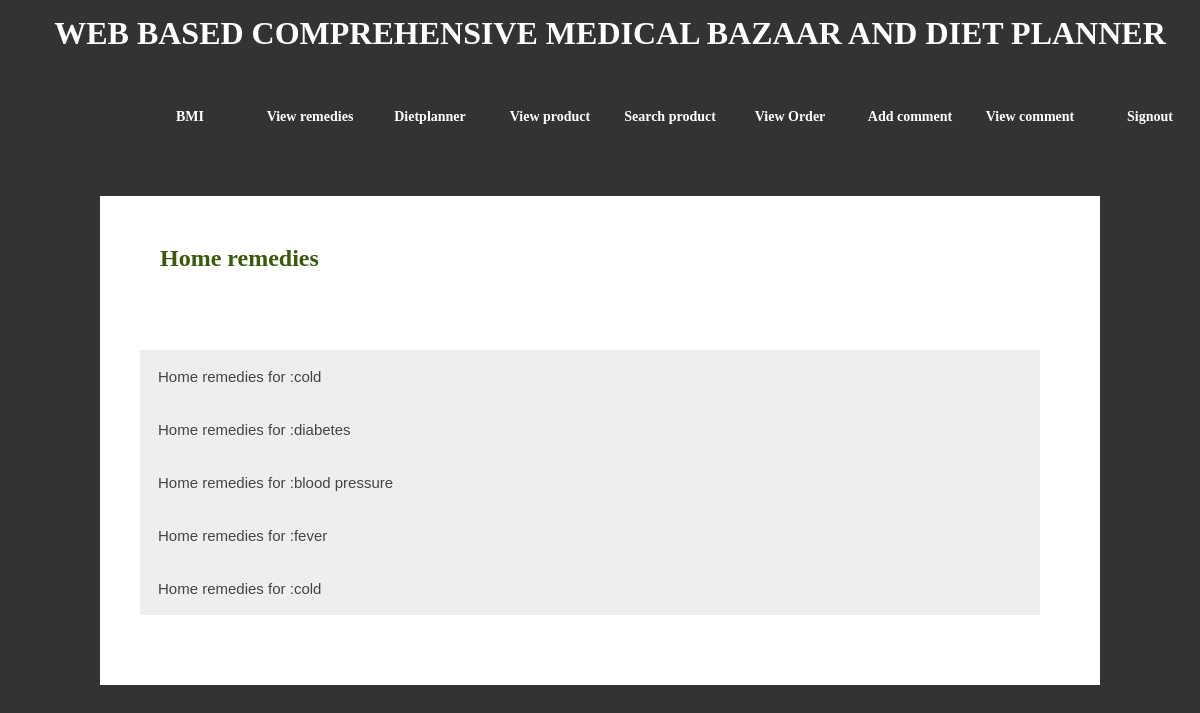
The page /view_home_remedies.php (signed in) on the database its author committed.
### tables this page shows
CREATE TABLE IF NOT EXISTS `homeremedies` (
  `hid` int(5) NOT NULL AUTO_INCREMENT,
  `hremfor` text NOT NULL,
  `sug2` text NOT NULL,
  `sug1` text NOT NULL,
  `sug3` text NOT NULL,
  `pimage` text NOT NULL,
  PRIMARY KEY (`hid`)
);

### view_home_remedies.php (the view, shortened to what this page needs)
<?php
include "header.php"; ?>
<div id="templatemo_content_wrapper">
	<div id="templatemo_content">
        	<h2>Home remedies</h2>
            <div class="sidebar_section_content">
                 <?php
			  if($_SESSION['uid']!='')
			  {
			  ?>
          <?php
		$u=mysql_query("select * from homeremedies");
		while($y=mysql_fetch_array($u))
		{
		$hremfor=$y['hremfor'];
echo '<button class="accordion">Home remedies for :';
echo "$hremfor";
echo '</button>';
				}
				?>
				 <?php
			  }
			  ?>
        </div>
        <div class="cleaner_h40"></div>
    </div>
</div>
<div id="templatemo_content_wrapper_bottom"></div>
<?php include "footer.php"; ?>

### templatemo_style.css (style rules this page uses)
.accordion { background-color: #eee; color: #444; cursor: pointer; padding: 18px; width: 100%; border: none; text-align: left; outline: none; font-size: 15px; transition: 0.4s; }
body { margin: 0; padding: 0; line-height: 1.5em; font-family: Georgia, "Times New Roman", Times, serif; font-size: 16px; color: #555a4a; background: #333; }
.cleaner_h40 { clear: both; width:100%; height: 40px; }
#templatemo_content_wrapper { width: 920px; margin: 0 auto; padding: 30px 40px; background:#fff; }
#templatemo_content_wrapper_bottom { width: 1000px; height: 15px; margin: 0 auto; }
#templatemo_content { float: left; width: 900px; }
#templatemo_content h2 { color: #3a5909; font-size: 24px; padding: 0 0 60px 20px; }

### rows shown on the page
homeremedies: hremfor "cold"
homeremedies: hremfor "diabetes"
homeremedies: hremfor "blood pressure"
homeremedies: hremfor "fever"
homeremedies: hremfor "cold"
